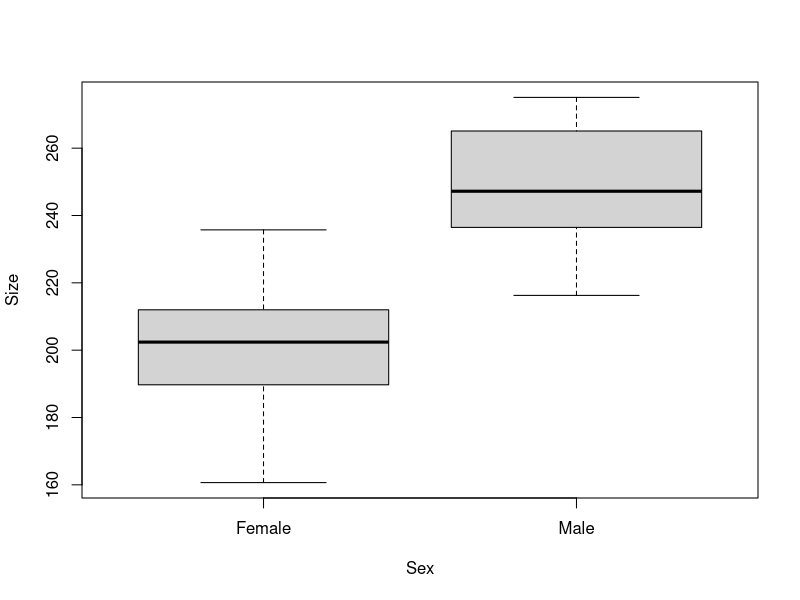

Recreate this plot in R.
## ---- chunk 1

knitr::opts_chunk$set(
	echo = TRUE,
	message = FALSE,
	warning = FALSE,
	cache = TRUE
)
## ---- chunk 2

#  NRES 710, Analysis of Categorical Data (cont.)
#     University of Nevada, Reno
#     Presenting results and multiple groups

## ---- chunk 3
# Load the data
datum <- read.csv("lecture_8_seal_data.csv")

# Examine it
head(datum)
tail(datum)

# Examine structure of data
str(datum)

# Force 'Sex' to be a factor
datum$Sex <- factor(datum$Sex)

# Scatterplot
plot(Size ~ Sex, data = datum)
